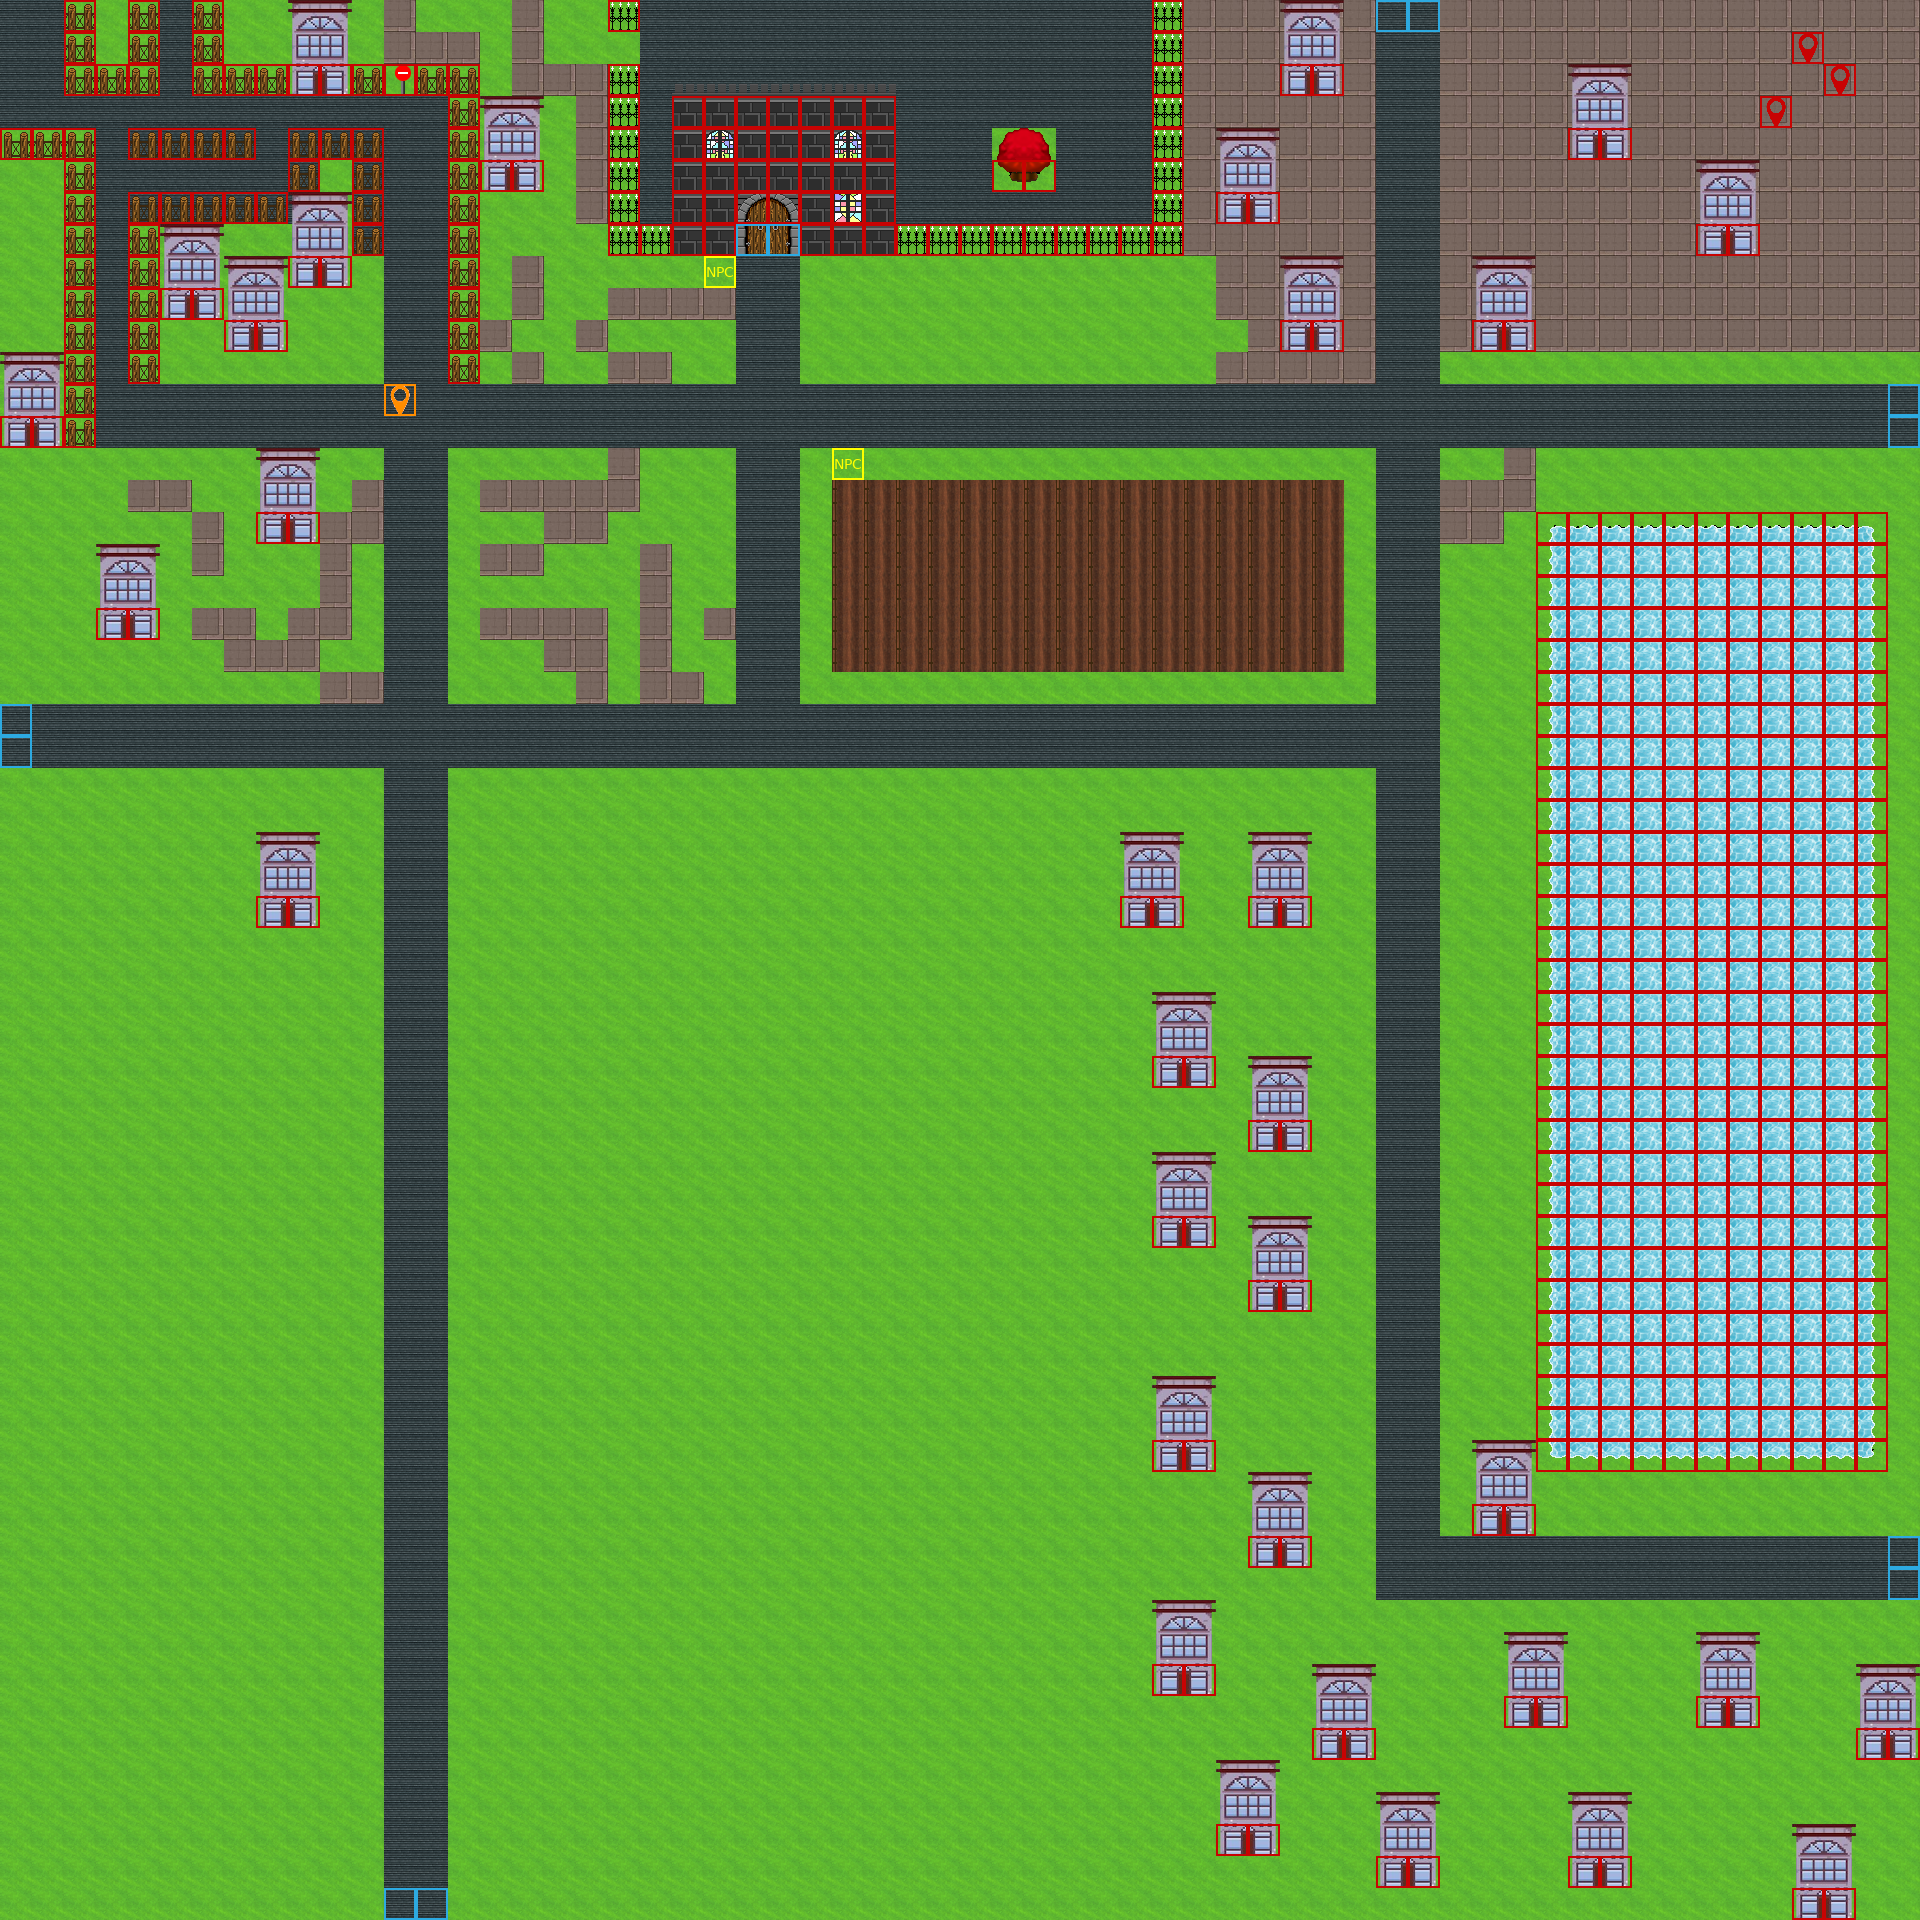

A level layout from a 2D game, rendered from its tile map. Below: a short description, then the map file with tile-grid data replaced by summaries:
An orthogonal 60x60 tile map with 32x32 px tiles, 3 tile layers (bottom, top, objects), 2 tilesets.

<map version="1.2" tiledversion="1.3.3" orientation="orthogonal" renderorder="right-down" width="60" height="60" tilewidth="32" tileheight="32" infinite="0" nextlayerid="7" nextobjectid="2">
 <editorsettings>
  <export target="debug.csv" format="csv" />
 </editorsettings>
 <tileset firstgid="1" source="map1.tsx" />
 <tileset firstgid="401" source="objects.tsx" />
 <layer id="1" name="bottom" width="60" height="60">
  <data>[3600 cells, 3600 non-empty, 14 distinct tile ids]</data>
 </layer>
 <layer id="2" name="top" width="60" height="60">
  <data>[3600 cells, 404 non-empty, 30 distinct tile ids]</data>
 </layer>
 <layer id="6" name="objects" width="60" height="60">
  <data>[3600 cells, 531 non-empty, 5 distinct tile ids]</data>
 </layer>
</map>